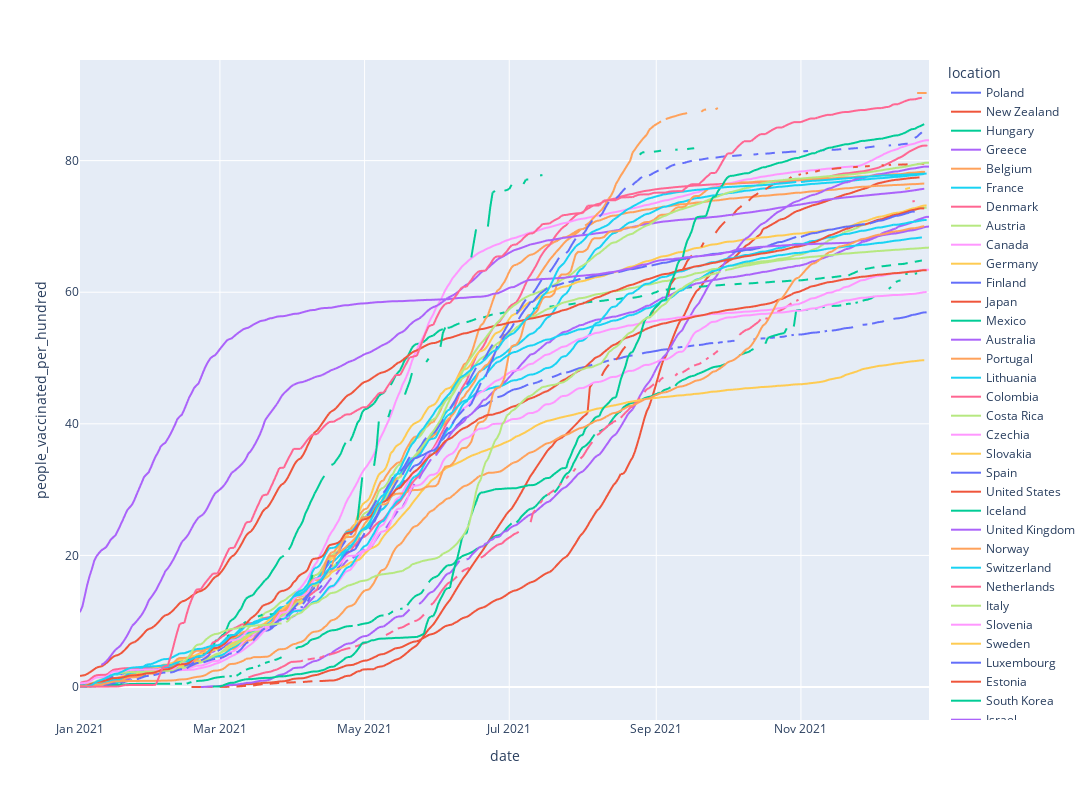

Notebook code cell kept with this figure:
### Code cell
vaccinated_data = oecd_data.query("date>'2021'")
vacc_v_time_plot = plot_countries(vaccinated_data, 'people_vaccinated_per_hundred')
vacc_v_time_plot.write_image("Graphs/vacc_v_time.png")
vacc_v_time_plot

### Figure 1 — Plotly figure (JSON) as saved in the notebook; plotly's stock layout.template omitted (floating-point values rounded to 4 significant figures; data arrays with more than 128 entries replaced by an {"elided": "..."} marker saying what was removed)
{"data": [{"hovertemplate": "location=Poland<br>date=%{x}<br>people_vaccinated_per_hundred=%{y}<extra></extra>", "legendgroup": "Poland", "line": {"color": "#636efa", "dash": "solid"}, "mode": "lines", "name": "Poland", "showlegend": true, "type": "scattergl", "x": {"elided": "359 str values"}, "xaxis": "x", "y": {"elided": "359 float values"}, "yaxis": "y"}, {"hovertemplate": "location=New Zealand<br>date=%{x}<br>people_vaccinated_per_hundred=%{y}<extra></extra>", "legendgroup": "New Zealand", "line": {"color": "#EF553B", "dash": "solid"}, "mode": "lines", "name": "New Zealand", "showlegend": true, "type": "scattergl", "x": {"elided": "359 str values"}, "xaxis": "x", "y": {"elided": "359 float values"}, "yaxis": "y"}, {"hovertemplate": "location=Hungary<br>date=%{x}<br>people_vaccinated_per_hundred=%{y}<extra></extra>", "legendgroup": "Hungary", "line": {"color": "#00cc96", "dash": "solid"}, "mode": "lines", "name": "Hungary", "showlegend": true, "type": "scattergl", "x": {"elided": "357 str values"}, "xaxis": "x", "y": {"elided": "357 float values"}, "yaxis": "y"}, {"hovertemplate": "location=Greece<br>date=%{x}<br>people_vaccinated_per_hundred=%{y}<extra></extra>", "legendgroup": "Greece", "line": {"color": "#ab63fa", "dash": "solid"}, "mode": "lines", "name": "Greece", "showlegend": true, "type": "scattergl", "x": {"elided": "359 str values"}, "xaxis": "x", "y": {"elided": "359 float values"}, "yaxis": "y"}, {"hovertemplate": "location=Belgium<br>date=%{x}<br>people_vaccinated_per_hundred=%{y}<extra></extra>", "legendgroup": "Belgium", "line": {"color": "#FFA15A", "dash": "solid"}, "mode": "lines", "name": "Belgium", "showlegend": true, "type": "scattergl", "x": {"elided": "358 str values"}, "xaxis": "x", "y": {"elided": "358 float values"}, "yaxis": "y"}, {"hovertemplate": "location=France<br>date=%{x}<br>people_vaccinated_per_hundred=%{y}<extra></extra>", "legendgroup": "France", "line": {"color": "#19d3f3", "dash": "solid"}, "mode": "lines", "name": "France", "showlegend": true, "type": "scattergl", "x": {"elided": "359 str values"}, "xaxis": "x", "y": {"elided": "359 float values"}, "yaxis": "y"}, {"hovertemplate": "location=Denmark<br>date=%{x}<br>people_vaccinated_per_hundred=%{y}<extra></extra>", "legendgroup": "Denmark", "line": {"color": "#FF6692", "dash": "solid"}, "mode": "lines", "name": "Denmark", "showlegend": true, "type": "scattergl", "x": {"elided": "358 str values"}, "xaxis": "x", "y": {"elided": "358 float values"}, "yaxis": "y"}, {"hovertemplate": "location=Austria<br>date=%{x}<br>people_vaccinated_per_hundred=%{y}<extra></extra>", "legendgroup": "Austria", "line": {"color": "#B6E880", "dash": "solid"}, "mode": "lines", "name": "Austria", "showlegend": true, "type": "scattergl", "x": {"elided": "359 str values"}, "xaxis": "x", "y": {"elided": "359 float values"}, "yaxis": "y"}, {"hovertemplate": "location=Canada<br>date=%{x}<br>people_vaccinated_per_hundred=%{y}<extra></extra>", "legendgroup": "Canada", "line": {"color": "#FF97FF", "dash": "solid"}, "mode": "lines", "name": "Canada", "showlegend": true, "type": "scattergl", "x": {"elided": "359 str values"}, "xaxis": "x", "y": {"elided": "359 float values"}, "yaxis": "y"}, {"hovertemplate": "location=Germany<br>date=%{x}<br>people_vaccinated_per_hundred=%{y}<extra></extra>", "legendgroup": "Germany", "line": {"color": "#FECB52", "dash": "solid"}, "mode": "lines", "name": "Germany", "showlegend": true, "type": "scattergl", "x": {"elided": "359 str values"}, "xaxis": "x", "y": {"elided": "359 float values"}, "yaxis": "y"}, {"hovertemplate": "location=Finland<br>date=%{x}<br>people_vaccinated_per_hundred=%{y}<extra></extra>", "legendgroup": "Finland", "line": {"color": "#636efa", "dash": "solid"}, "mode": "lines", "name": "Finland", "showlegend": true, "type": "scattergl", "x": {"elided": "358 str values"}, "xaxis": "x", "y": {"elided": "358 float values"}, "yaxis": "y"}, {"hovertemplate": "location=Japan<br>date=%{x}<br>people_vaccinated_per_hundred=%{y}<extra></extra>", "legendgroup": "Japan", "line": {"color": "#EF553B", "dash": "solid"}, "mode": "lines", "name": "Japan", "showlegend": true, "type": "scattergl", "x": {"elided": "359 str values"}, "xaxis": "x", "y": {"elided": "359 float values"}, "yaxis": "y"}, {"hovertemplate": "location=Mexico<br>date=%{x}<br>people_vaccinated_per_hundred=%{y}<extra></extra>", "legendgroup": "Mexico", "line": {"color": "#00cc96", "dash": "solid"}, "mode": "lines", "name": "Mexico", "showlegend": true, "type": "scattergl", "x": {"elided": "359 str values"}, "xaxis": "x", "y": {"elided": "359 float values"}, "yaxis": "y"}, {"hovertemplate": "location=Australia<br>date=%{x}<br>people_vaccinated_per_hundred=%{y}<extra></extra>", "legendgroup": "Australia", "line": {"color": "#ab63fa", "dash": "solid"}, "mode": "lines", "name": "Australia", "showlegend": true, "type": "scattergl", "x": {"elided": "359 str values"}, "xaxis": "x", "y": {"elided": "359 float values"}, "yaxis": "y"}, {"hovertemplate": "location=Portugal<br>date=%{x}<br>people_vaccinated_per_hundred=%{y}<extra></extra>", "legendgroup": "Portugal", "line": {"color": "#FFA15A", "dash": "solid"}, "mode": "lines", "name": "Portugal", "showlegend": true, "type": "scattergl", "x": {"elided": "359 str values"}, "xaxis": "x", "y": {"elided": "359 float values"}, "yaxis": "y"}, {"hovertemplate": "location=Lithuania<br>date=%{x}<br>people_vaccinated_per_hundred=%{y}<extra></extra>", "legendgroup": "Lithuania", "line": {"color": "#19d3f3", "dash": "solid"}, "mode": "lines", "name": "Lithuania", "showlegend": true, "type": "scattergl", "x": {"elided": "359 str values"}, "xaxis": "x", "y": {"elided": "359 float values"}, "yaxis": "y"}, {"hovertemplate": "location=Colombia<br>date=%{x}<br>people_vaccinated_per_hundred=%{y}<extra></extra>", "legendgroup": "Colombia", "line": {"color": "#FF6692", "dash": "solid"}, "mode": "lines", "name": "Colombia", "showlegend": true, "type": "scattergl", "x": {"elided": "359 str values"}, "xaxis": "x", "y": {"elided": "359 float values"}, "yaxis": "y"}, {"hovertemplate": "location=Costa Rica<br>date=%{x}<br>people_vaccinated_per_hundred=%{y}<extra></extra>", "legendgroup": "Costa Rica", "line": {"color": "#B6E880", "dash": "solid"}, "mode": "lines", "name": "Costa Rica", "showlegend": true, "type": "scattergl", "x": {"elided": "356 str values"}, "xaxis": "x", "y": {"elided": "356 float values"}, "yaxis": "y"}, {"hovertemplate": "location=Czechia<br>date=%{x}<br>people_vaccinated_per_hundred=%{y}<extra></extra>", "legendgroup": "Czechia", "line": {"color": "#FF97FF", "dash": "solid"}, "mode": "lines", "name": "Czechia", "showlegend": true, "type": "scattergl", "x": {"elided": "359 str values"}, "xaxis": "x", "y": {"elided": "359 float values"}, "yaxis": "y"}, {"hovertemplate": "location=Slovakia<br>date=%{x}<br>people_vaccinated_per_hundred=%{y}<extra></extra>", "legendgroup": "Slovakia", "line": {"color": "#FECB52", "dash": "solid"}, "mode": "lines", "name": "Slovakia", "showlegend": true, "type": "scattergl", "x": {"elided": "359 str values"}, "xaxis": "x", "y": {"elided": "359 float values"}, "yaxis": "y"}, {"hovertemplate": "location=Spain<br>date=%{x}<br>people_vaccinated_per_hundred=%{y}<extra></extra>", "legendgroup": "Spain", "line": {"color": "#636efa", "dash": "solid"}, "mode": "lines", "name": "Spain", "showlegend": true, "type": "scattergl", "x": {"elided": "357 str values"}, "xaxis": "x", "y": {"elided": "357 float values"}, "yaxis": "y"}, {"hovertemplate": "location=United States<br>date=%{x}<br>people_vaccinated_per_hundred=%{y}<extra></extra>", "legendgroup": "United States", "line": {"color": "#EF553B", "dash": "solid"}, "mode": "lines", "name": "United States", "showlegend": true, "type": "scattergl", "x": {"elided": "359 str values"}, "xaxis": "x", "y": {"elided": "359 float values"}, "yaxis": "y"}, {"hovertemplate": "location=Iceland<br>date=%{x}<br>people_vaccinated_per_hundred=%{y}<extra></extra>", "legendgroup": "Iceland", "line": {"color": "#00cc96", "dash": "solid"}, "mode": "lines", "name": "Iceland", "showlegend": true, "type": "scattergl", "x": {"elided": "357 str values"}, "xaxis": "x", "y": {"elided": "357 float values"}, "yaxis": "y"}, {"hovertemplate": "location=United Kingdom<br>date=%{x}<br>people_vaccinated_per_hundred=%{y}<extra></extra>", "legendgroup": "United Kingdom", "line": {"color": "#ab63fa", "dash": "solid"}, "mode": "lines", "name": "United Kingdom", "showlegend": true, "type": "scattergl", "x": {"elided": "358 str values"}, "xaxis": "x", "y": {"elided": "358 float values"}, "yaxis": "y"}, {"hovertemplate": "location=Norway<br>date=%{x}<br>people_vaccinated_per_hundred=%{y}<extra></extra>", "legendgroup": "Norway", "line": {"color": "#FFA15A", "dash": "solid"}, "mode": "lines", "name": "Norway", "showlegend": true, "type": "scattergl", "x": {"elided": "357 str values"}, "xaxis": "x", "y": {"elided": "357 float values"}, "yaxis": "y"}, {"hovertemplate": "location=Switzerland<br>date=%{x}<br>people_vaccinated_per_hundred=%{y}<extra></extra>", "legendgroup": "Switzerland", "line": {"color": "#19d3f3", "dash": "solid"}, "mode": "lines", "name": "Switzerland", "showlegend": true, "type": "scattergl", "x": {"elided": "357 str values"}, "xaxis": "x", "y": {"elided": "357 float values"}, "yaxis": "y"}, {"hovertemplate": "location=Netherlands<br>date=%{x}<br>people_vaccinated_per_hundred=%{y}<extra></extra>", "legendgroup": "Netherlands", "line": {"color": "#FF6692", "dash": "solid"}, "mode": "lines", "name": "Netherlands", "showlegend": true, "type": "scattergl", "x": {"elided": "359 str values"}, "xaxis": "x", "y": {"elided": "359 float values"}, "yaxis": "y"}, {"hovertemplate": "location=Italy<br>date=%{x}<br>people_vaccinated_per_hundred=%{y}<extra></extra>", "legendgroup": "Italy", "line": {"color": "#B6E880", "dash": "solid"}, "mode": "lines", "name": "Italy", "showlegend": true, "type": "scattergl", "x": {"elided": "359 str values"}, "xaxis": "x", "y": {"elided": "359 float values"}, "yaxis": "y"}, {"hovertemplate": "location=Slovenia<br>date=%{x}<br>people_vaccinated_per_hundred=%{y}<extra></extra>", "legendgroup": "Slovenia", "line": {"color": "#FF97FF", "dash": "solid"}, "mode": "lines", "name": "Slovenia", "showlegend": true, "type": "scattergl", "x": {"elided": "359 str values"}, "xaxis": "x", "y": {"elided": "359 float values"}, "yaxis": "y"}, {"hovertemplate": "location=Sweden<br>date=%{x}<br>people_vaccinated_per_hundred=%{y}<extra></extra>", "legendgroup": "Sweden", "line": {"color": "#FECB52", "dash": "solid"}, "mode": "lines", "name": "Sweden", "showlegend": true, "type": "scattergl", "x": {"elided": "357 str values"}, "xaxis": "x", "y": {"elided": "357 float values"}, "yaxis": "y"}, {"hovertemplate": "location=Luxembourg<br>date=%{x}<br>people_vaccinated_per_hundred=%{y}<extra></extra>", "legendgroup": "Luxembourg", "line": {"color": "#636efa", "dash": "solid"}, "mode": "lines", "name": "Luxembourg", "showlegend": true, "type": "scattergl", "x": {"elided": "358 str values"}, "xaxis": "x", "y": {"elided": "358 float values"}, "yaxis": "y"}, {"hovertemplate": "location=Estonia<br>date=%{x}<br>people_vaccinated_per_hundred=%{y}<extra></extra>", "legendgroup": "Estonia", "line": {"color": "#EF553B", "dash": "solid"}, "mode": "lines", "name": "Estonia", "showlegend": true, "type": "scattergl", "x": {"elided": "359 str values"}, "xaxis": "x", "y": {"elided": "359 float values"}, "yaxis": "y"}, {"hovertemplate": "location=South Korea<br>date=%{x}<br>people_vaccinated_per_hundred=%{y}<extra></extra>", "legendgroup": "South Korea", "line": {"color": "#00cc96", "dash": "solid"}, "mode": "lines", "name": "South Korea", "showlegend": true, "type": "scattergl", "x": {"elided": "359 str values"}, "xaxis": "x", "y": {"elided": "359 float values"}, "yaxis": "y"}, {"hovertemplate": "location=Israel<br>date=%{x}<br>people_vaccinated_per_hundred=%{y}<extra></extra>", "legendgroup": "Israel", "line": {"color": "#ab63fa", "dash": "solid"}, "mode": "lines", "name": "Israel", "showlegend": true, "type": "scattergl", "x": {"elided": "359 str values"}, "xaxis": "x", "y": {"elided": "359 float values"}, "yaxis": "y"}, {"hovertemplate": "location=Latvia<br>date=%{x}<br>people_vaccinated_per_hundred=%{y}<extra></extra>", "legendgroup": "Latvia", "line": {"color": "#FFA15A", "dash": "solid"}, "mode": "lines", "name": "Latvia", "showlegend": true, "type": "scattergl", "x": {"elided": "359 str values"}, "xaxis": "x", "y": {"elided": "359 float values"}, "yaxis": "y"}, {"hovertemplate": "location=Ireland<br>date=%{x}<br>people_vaccinated_per_hundred=%{y}<extra></extra>", "legendgroup": "Ireland", "line": {"color": "#19d3f3", "dash": "solid"}, "mode": "lines", "name": "Ireland", "showlegend": true, "type": "scattergl", "x": {"elided": "358 str values"}, "xaxis": "x", "y": {"elided": "358 float values"}, "yaxis": "y"}, {"hovertemplate": "location=Chile<br>date=%{x}<br>people_vaccinated_per_hundred=%{y}<extra></extra>", "legendgroup": "Chile", "line": {"color": "#FF6692", "dash": "solid"}, "mode": "lines", "name": "Chile", "showlegend": true, "type": "scattergl", "x": {"elided": "359 str values"}, "xaxis": "x", "y": {"elided": "359 float values"}, "yaxis": "y"}, {"hovertemplate": "location=Turkey<br>date=%{x}<br>people_vaccinated_per_hundred=%{y}<extra></extra>", "legendgroup": "Turkey", "line": {"color": "#B6E880", "dash": "solid"}, "mode": "lines", "name": "Turkey", "showlegend": true, "type": "scattergl", "x": {"elided": "359 str values"}, "xaxis": "x", "y": {"elided": "359 float values"}, "yaxis": "y"}], "layout": {"height": 800, "legend": {"title": {"text": "location"}, "tracegroupgap": 0}, "margin": {"t": 60}, "width": 1500, "xaxis": {"anchor": "y", "domain": [0, 1], "title": {"text": "date"}}, "yaxis": {"anchor": "x", "domain": [0, 1], "title": {"text": "people_vaccinated_per_hundred"}}}}
